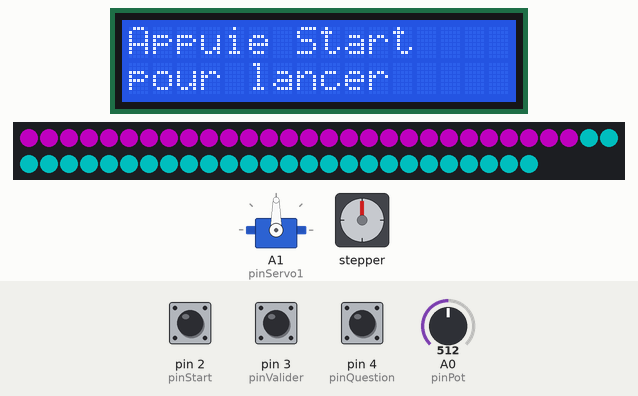
Bench run of a sketch on a simulated Arduino Uno, built with avr-gcc and run on an emulated ATmega328P. Shown: 16×2 character LCD, servo, 56 RGB LEDs in strip order, left to right, continuing on the next row, stepper motor. The test bench sets the inputs (shaded band); at power-on: pin 2 (pinStart) HIGH, pin 4 (pinQuestion) HIGH, pin 3 (pinValider) HIGH, A0 (pinPot) = 512. Dim RGB values are drawn brighter than linear; stepper angles assume 2048 steps per turn.

Above: at 1.2 s.
1.3 s: pin 2 (pinStart) pulled LOW for 3.2 s
At 2.6 s:
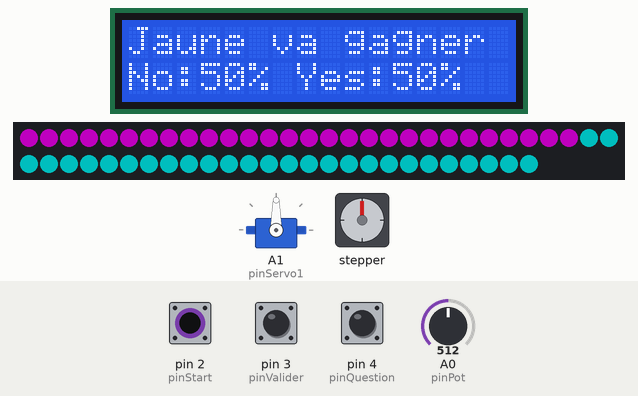
6.0 s: pin 2 (pinStart) pulled LOW for 0.15 s
At 6.15 s:
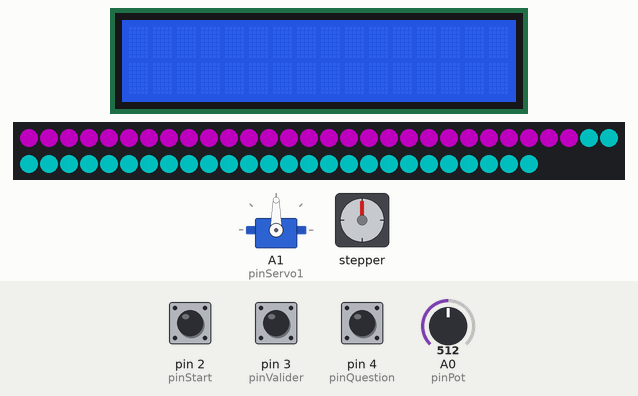
7.7 s: pin 4 (pinQuestion) pulled LOW for 0.15 s
At 8.9 s:
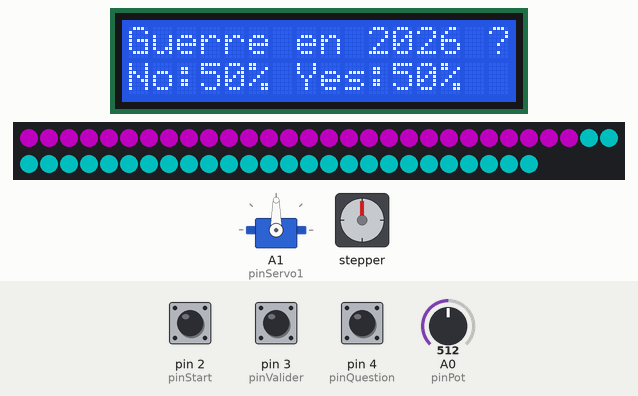
9.5 s: pin 4 (pinQuestion) pulled LOW for 1 s
At 10.7 s:
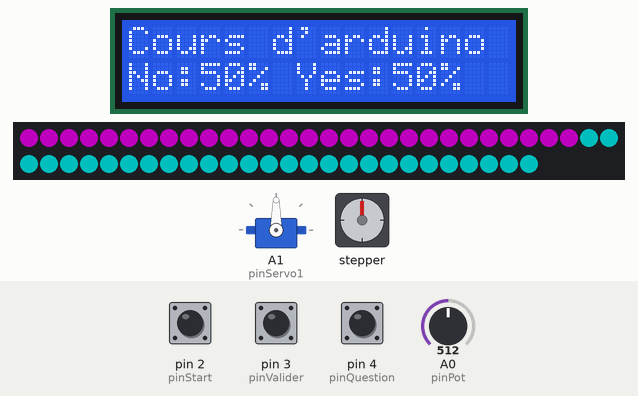
12.0 s: pin 3 (pinValider) pulled LOW for 0.15 s
At 12.18 s:
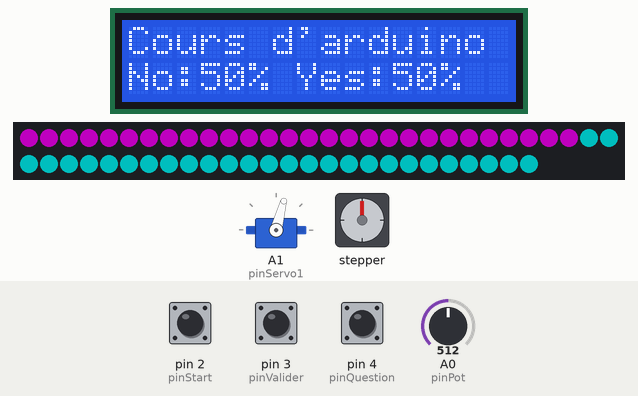
16.8 s: pin 4 (pinQuestion) pulled LOW for 3.2 s
At 20.4 s:
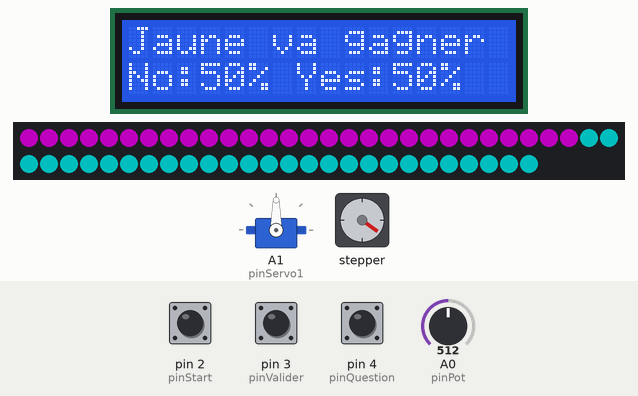
Timing chart, 0 to 21.9 s (numbered marks = the images above; inputs shaded):
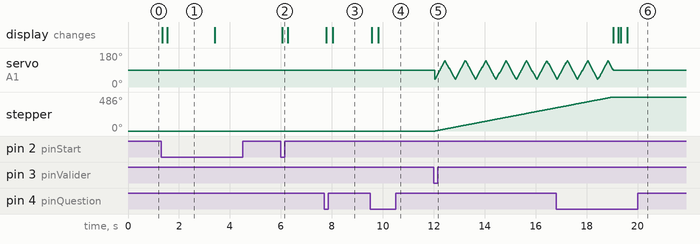

The sketch:

codenatasharafaelle.ino
```cpp
#include <LiquidCrystal.h>
#include <string.h>
#include <Servo.h>
#include <Adafruit_NeoPixel.h>
#include <Stepper.h>

LiquidCrystal lcd(7, 8, 9, 10, 11, 12);

// Boutons
const int pinStart    = 2;
const int pinValider  = 3;
const int pinQuestion = 4;
const int pinPot      = A0;

// Servo
const int pinServo1 = A1;
Servo servo1;

// Stepper
const int STEPS_PER_REV = 2048;
const int pinIN1 = 5;
const int pinIN2 = 6;
const int pinIN3 = A2;
const int pinIN4 = A4;
Stepper stepperMotor(STEPS_PER_REV, pinIN1, pinIN3, pinIN2, pinIN4);

// LED
const int pinLEDYes = A3;
const int NB_LEDS = 56;
Adafruit_NeoPixel stripYes(NB_LEDS, pinLEDYes, NEO_GRB + NEO_KHZ800);

int etat = 0; // 0=attente, 1=saisie, 2=moyenne

// Questions
const int NB_QUESTIONS = 3;
const char* questions[NB_QUESTIONS] = {
  "Jaune va gagner ?",
  "Guerre en 2026 ?",
  "Cours d'arduino ??"
};
int indexQ = 0;

// Confidentialite
int yesAffiche = 50;
int noAffiche  = 50;
bool potActive = false;
int lastBrut = -1;

// Stockage
long sommeYesQ[NB_QUESTIONS] = {0, 0, 0};
int  nbRepQ[NB_QUESTIONS]    = {0, 0, 0};

// Polarisation
int minYesQ[NB_QUESTIONS] = {100, 100, 100};
int maxYesQ[NB_QUESTIONS] = {0, 0, 0};

// Moyennes mémorisées par question
int moyenneYesQ[NB_QUESTIONS] = {50, 50, 50};
int moyenneNoQ[NB_QUESTIONS]  = {50, 50, 50};

// Moyennes de la question active
int moyenneYes = 50;
int moyenneNo  = 50;

// Anti double clic
bool startLock = false;
bool validerLock = false;
bool questionLock = false;

// Reset total long appui
unsigned long startPressStart = 0;

// fonctionnalités led
void ledsOff() {
  stripYes.clear();
  stripYes.show();
}

void chargerMoyenneQuestionActive() {
  moyenneYes = moyenneYesQ[indexQ];
  moyenneNo  = moyenneNoQ[indexQ];
}

void ledsShowYesNoMix(int yesPercent) {
  int nbYes = (yesPercent * NB_LEDS + 50) / 100;
  nbYes = constrain(nbYes, 0, NB_LEDS);

  stripYes.clear();

  for (int i = 0; i < NB_LEDS; i++) {
    if (i < nbYes) {
      // YES = magenta
      stripYes.setPixelColor(i, stripYes.Color(255, 0, 255));
    } else {
      // NO = cyan
      stripYes.setPixelColor(i, stripYes.Color(0, 255, 255));
    }
  }

  stripYes.show();
}

void afficherLedsQuestionActive() {
  chargerMoyenneQuestionActive();
  ledsShowYesNoMix(moyenneYes);
}

// écran lcd
void afficherAttente() {
  lcd.clear();
  lcd.setCursor(0,0); lcd.print("Appuie Start");
  lcd.setCursor(0,1); lcd.print("pour lancer");
}

void afficherSaisie() {
  lcd.setCursor(0,0);
  lcd.print(questions[indexQ]);
  int len = strlen(questions[indexQ]);
  for (int i = len; i < 16; i++) lcd.print(" ");

  lcd.setCursor(0,1);
  lcd.print("No:");
  lcd.print(noAffiche);
  lcd.print("% Yes:");
  lcd.print(yesAffiche);
  lcd.print("% ");
}

void afficherMoyenneQuestion() {
  lcd.setCursor(0,0);
  lcd.print("Moy Q");
  lcd.print(indexQ + 1);
  lcd.print("=");
  lcd.print(moyenneYes);
  lcd.print("%Yes ");

  lcd.setCursor(0,1);
  lcd.print("et ");
  lcd.print(moyenneNo);
  lcd.print("%No        ");
}

// logique
void nouvellePersonne() {
  yesAffiche = 50;
  noAffiche  = 50;
  potActive = false;
  lastBrut = analogRead(pinPot);
  lcd.clear();
  etat = 1;

  afficherLedsQuestionActive();
}

void calculerMoyenneQuestionActuelle() {
  if (nbRepQ[indexQ] == 0) {
    moyenneYesQ[indexQ] = 50;
    moyenneNoQ[indexQ]  = 50;
  } else {
    moyenneYesQ[indexQ] = (int)((float)sommeYesQ[indexQ] / nbRepQ[indexQ]);
    moyenneNoQ[indexQ]  = 100 - moyenneYesQ[indexQ];
  }

  moyenneYes = moyenneYesQ[indexQ];
  moyenneNo  = moyenneNoQ[indexQ];
}

void resetTotal() {
  for (int i = 0; i < NB_QUESTIONS; i++) {
    sommeYesQ[i] = 0;
    nbRepQ[i] = 0;
    minYesQ[i] = 100;
    maxYesQ[i] = 0;
    moyenneYesQ[i] = 50;
    moyenneNoQ[i] = 50;
  }

  indexQ = 0;
  etat = 0;
  moyenneYes = 50;
  moyenneNo  = 50;

  afficherAttente();

  servo1.write(90);

  afficherLedsQuestionActive();
}

// moteurs
void animationMoteurs7s() {
  unsigned long t0 = millis();

  // Vitesse du stepper
  stepperMotor.setSpeed(12);

  while (millis() - t0 < 7000) {
    int phase = (millis() - t0) % 800;
    int angle1;

    // Servo 1
    if (phase < 400) angle1 = map(phase, 0, 399, 40, 140);
    else             angle1 = map(phase, 400, 799, 140, 40);

    servo1.write(angle1);

    // Stepper qui tourne en continu dans le meme sens
    stepperMotor.step(4);
  }
}

void stabiliserMoteurServo(int moyYes, int dispersion) {
  int base = map(moyYes, 0, 100, 40, 140);

  const int DISP_FAIBLE = 20;
  const int DISP_FORTE  = 60;

  if (dispersion <= DISP_FAIBLE) {
    servo1.write(base);
    return;
  }

  int ecart;
  if (dispersion >= DISP_FORTE) ecart = 40;
  else ecart = map(dispersion, DISP_FAIBLE + 1, DISP_FORTE - 1, 5, 35);

  int a1 = constrain(base + ecart, 40, 140);
  servo1.write(a1);
}

// setup
void setup() {
  pinMode(pinStart, INPUT_PULLUP);
  pinMode(pinValider, INPUT_PULLUP);
  pinMode(pinQuestion, INPUT_PULLUP);

  lcd.begin(16,2);
  afficherAttente();

  servo1.attach(pinServo1);
  servo1.write(90);

  stripYes.begin();
  stripYes.setBrightness(80);

  // question 1 sans vote = 50/50
  afficherLedsQuestionActive();
}

void loop() {
  int startState    = digitalRead(pinStart);
  int validerState  = digitalRead(pinValider);
  int questionState = digitalRead(pinQuestion);

  // Reset total (appui long 2s sur Start)
  if (startState == LOW) {
    if (startPressStart == 0) startPressStart = millis();
    if (millis() - startPressStart >= 2000) {
      resetTotal();
      delay(300);
      startPressStart = 0;
      return;
    }
  } else {
    startPressStart = 0;
  }

  // changer de question
  if (questionState == LOW && !questionLock) {
    questionLock = true;

    indexQ++;
    if (indexQ >= NB_QUESTIONS) indexQ = 0;

    yesAffiche = 50;
    noAffiche  = 50;
    potActive = false;
    lastBrut = analogRead(pinPot);

    afficherLedsQuestionActive();

    if (etat != 0) {
      etat = 1;
      lcd.clear();
    }

    delay(250);
  }
  if (questionState == HIGH) questionLock = false;


  if (etat == 1) {
    int brut = analogRead(pinPot);

    if (!potActive) {
      if (abs(brut - lastBrut) > 15) potActive = true;
    }

    if (potActive) {
      yesAffiche = map(brut, 0, 1023, 0, 100);
      yesAffiche = constrain(yesAffiche, 0, 100);
      noAffiche = 100 - yesAffiche;
    }
  }

  // ETAT 0
  if (etat == 0) {
    afficherLedsQuestionActive();

    if (startState == LOW && !startLock) {
      startLock = true;
      nouvellePersonne();
      delay(200);
    }
    if (startState == HIGH) startLock = false;
  }

  // ETAT 1
  if (etat == 1) {
    afficherSaisie();

    if (validerState == LOW && !validerLock) {
      validerLock = true;

      sommeYesQ[indexQ] += yesAffiche;
      nbRepQ[indexQ]++;

      if (yesAffiche < minYesQ[indexQ]) minYesQ[indexQ] = yesAffiche;
      if (yesAffiche > maxYesQ[indexQ]) maxYesQ[indexQ] = yesAffiche;

      calculerMoyenneQuestionActuelle();

      animationMoteurs7s();

      int dispersion = maxYesQ[indexQ] - minYesQ[indexQ];
      stabiliserMoteurServo(moyenneYes, dispersion);

      // Mise à jour LED seulement après les moteurs
      ledsShowYesNoMix(moyenneYes);

      etat = 2;
      lcd.clear();
      delay(200);
    }
    if (validerState == HIGH) validerLock = false;
  }

  // ETAT 2
  if (etat == 2) {
    afficherMoyenneQuestion();
    afficherLedsQuestionActive();

    if (startState == LOW && !startLock) {
      startLock = true;
      nouvellePersonne();
      delay(200);
    }
    if (startState == HIGH) startLock = false;
  }

  delay(80);
}
```

Measured:
- after the input at 1.3 s, the display: first changes at once (image 1 shows a later state)
- after the input at 6.0 s, the display: changes after 0.06 s (image 2)
- after the input at 7.7 s, the display: first changes after 0.09 s (image 3 shows a later state)
- after the input at 9.5 s, the display: first changes after 0.07 s (image 4 shows a later state)
- what the display in image 1 shows lasts 1.9 s, from 1.5 s to 3.4 s
